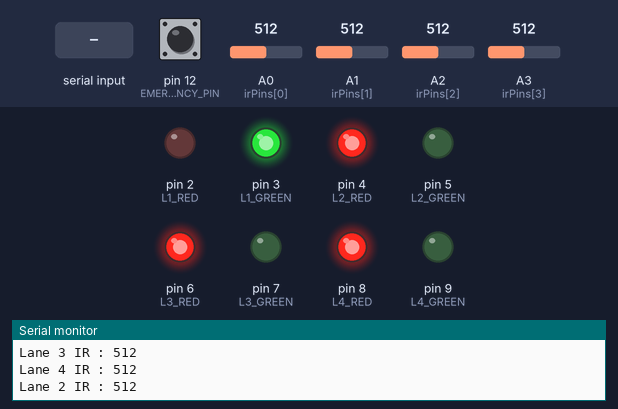
The sketch below on a simulated Arduino Nano, built with avr-gcc and run on an emulated ATmega328P. Shown: output pins drawn as LEDs (lit = HIGH), the last lines printed to the serial monitor. Inputs (shaded band) come from the test bench; at power-on: pin 12 (EMERGENCY_PIN) HIGH, A0 (irPins[0]) = 512, A1 (irPins[1]) = 512, A2 (irPins[2]) = 512, A3 (irPins[3]) = 512. The modem accepts every AT command (registered, SIM ready, sends succeed) and sends nothing else.

Above: at 1.2 s.
1.3 s: pin 12 (EMERGENCY_PIN) pulled LOW for 0.15 s
At 2.4 s:
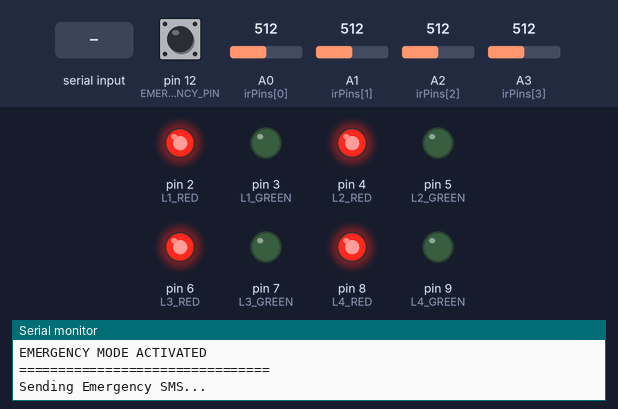
2.9 s: "90,45\n" received over the second serial link
5.9 s: "4\n" received over the second serial link
7.4 s: "90,45,200,10\n" received over the second serial link
At 24.7 s:
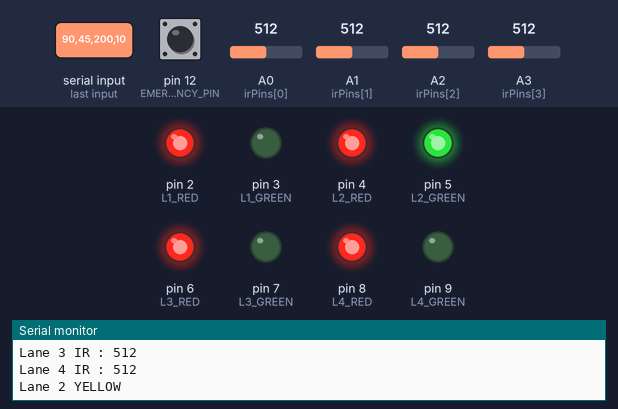
Timing chart, 0 to 25.6 s (numbered marks = the images above; inputs shaded):
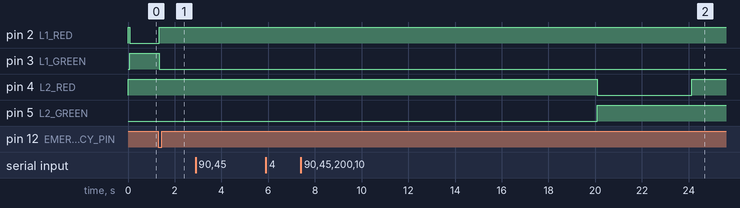

The sketch:

SmartTrafficSystem.ino
```cpp
/*
=========================================================
AI SMART TRAFFIC MANAGEMENT SYSTEM
Version 3
---------------------------------------------------------
Python (TomTom API)
        │
USB Serial
        │
Arduino Nano
        │
Traffic Lights
        │
IR Sensors
        │
SIM900A GSM
        │
Emergency Override
=========================================================
*/

#include <SoftwareSerial.h>

//======================================================
// GSM MODULE
//======================================================

SoftwareSerial gsm(10,11);      // RX,TX

//======================================================
// TRAFFIC LIGHT PINS
//======================================================

// Lane 1
#define L1_RED      2
#define L1_GREEN    3

// Lane 2
#define L2_RED      4
#define L2_GREEN    5

// Lane 3
#define L3_RED      6
#define L3_GREEN    7

// Lane 4
#define L4_RED      8
#define L4_GREEN    9

//======================================================
// IR SENSOR PINS
//======================================================

const int irPins[4] =
{
  A0,
  A1,
  A2,
  A3
};

//======================================================
// EMERGENCY BUTTON
//======================================================

#define EMERGENCY_PIN 12

//======================================================
// SETTINGS
//======================================================

#define THRESHOLD 150

const unsigned long smsDelay = 5000;

//======================================================
// VARIABLES
//======================================================

// Traffic congestion received from Python
int congestion[4] =
{
  3,
  3,
  3,
  3
};

// Current green lane
bool laneGreen[4] =
{
  false,
  false,
  false,
  false
};

// SMS Lock
bool smsLock[4] =
{
  false,
  false,
  false,
  false
};

// SMS timer
unsigned long smsTimer[4] =
{
  0,
  0,
  0,
  0
};

// SMS Queue
bool smsPending = false;
int smsLane = 0;

// GSM Busy
bool gsmBusy = false;

// Emergency Mode
bool emergencyMode = false;

//======================================================
// SETUP
//======================================================

void setup()
{

  Serial.begin(9600);

  gsm.begin(9600);

  // Lane 1
  pinMode(L1_RED,OUTPUT);
  pinMode(L1_GREEN,OUTPUT);

  // Lane 2
  pinMode(L2_RED,OUTPUT);
  pinMode(L2_GREEN,OUTPUT);

  // Lane 3
  pinMode(L3_RED,OUTPUT);
  pinMode(L3_GREEN,OUTPUT);

  // Lane 4
  pinMode(L4_RED,OUTPUT);
  pinMode(L4_GREEN,OUTPUT);

  // IR Sensors
  for(int i=0;i<4;i++)
  {
    pinMode(irPins[i],INPUT);
  }

  // Emergency Button
  pinMode(EMERGENCY_PIN,INPUT_PULLUP);

  allRed();

  Serial.println("======================================");
  Serial.println("AI SMART TRAFFIC MANAGEMENT SYSTEM");
  Serial.println("Version 3");
  Serial.println("======================================");
}
//======================================================
// MAIN LOOP
//======================================================

void loop()
{
    // Check emergency button first
    checkEmergency();

    if(emergencyMode)
    {
        allRed();
        delay(100);
        return;
    }

    // Receive congestion values from Python
    receiveSerial();

    // Run all lanes
    runLane(1, greenTime(congestion[0]));
    runLane(2, greenTime(congestion[1]));
    runLane(3, greenTime(congestion[2]));
    runLane(4, greenTime(congestion[3]));
}

//======================================================
// RECEIVE SERIAL DATA
// Python sends:
// 2,5,7,4
//======================================================

void receiveSerial()
{
    if(Serial.available())
    {
        String data = Serial.readStringUntil('\n');

        if(sscanf(data.c_str(),
                  "%d,%d,%d,%d",
                  &congestion[0],
                  &congestion[1],
                  &congestion[2],
                  &congestion[3]) == 4)
        {
            Serial.println("--------------------------------");

            Serial.println("Traffic Data Received");

            Serial.print("Lane 1 : ");
            Serial.println(congestion[0]);

            Serial.print("Lane 2 : ");
            Serial.println(congestion[1]);

            Serial.print("Lane 3 : ");
            Serial.println(congestion[2]);

            Serial.print("Lane 4 : ");
            Serial.println(congestion[3]);
        }
    }
}

//======================================================
// CONGESTION TO GREEN TIME
// Level 1 → 3 sec
// Level 9 → 10 sec
//======================================================

int greenTime(int level)
{
    level = constrain(level,1,9);

    return map(level,1,9,3,10);
}

//======================================================
// ALL RED SIGNAL
//======================================================

void allRed()
{
    digitalWrite(L1_RED,HIGH);
    digitalWrite(L1_GREEN,LOW);

    digitalWrite(L2_RED,HIGH);
    digitalWrite(L2_GREEN,LOW);

    digitalWrite(L3_RED,HIGH);
    digitalWrite(L3_GREEN,LOW);

    digitalWrite(L4_RED,HIGH);
    digitalWrite(L4_GREEN,LOW);

    laneGreen[0]=false;
    laneGreen[1]=false;
    laneGreen[2]=false;
    laneGreen[3]=false;
}
//======================================================
// RUN SELECTED LANE
//======================================================

void runLane(int lane, int seconds)
{
    allRed();

    switch (lane)
    {
        case 1:
            digitalWrite(L1_RED, LOW);
            digitalWrite(L1_GREEN, HIGH);
            laneGreen[0] = true;
            break;

        case 2:
            digitalWrite(L2_RED, LOW);
            digitalWrite(L2_GREEN, HIGH);
            laneGreen[1] = true;
            break;

        case 3:
            digitalWrite(L3_RED, LOW);
            digitalWrite(L3_GREEN, HIGH);
            laneGreen[2] = true;
            break;

        case 4:
            digitalWrite(L4_RED, LOW);
            digitalWrite(L4_GREEN, HIGH);
            laneGreen[3] = true;
            break;
    }

    Serial.print("Lane ");
    Serial.print(lane);
    Serial.println(" GREEN");

    unsigned long startTime = millis();

    while (millis() - startTime < (unsigned long)seconds * 1000)
    {
        // Check emergency during green time
        checkEmergency();

        if (emergencyMode)
        {
            allRed();
            return;
        }

        // Check IR sensors
        checkViolations();

        delay(50);
    }

    // Yellow Signal
    yellowSignal(lane);

    // Send pending SMS after lane completes
    if (smsPending && !gsmBusy)
    {
        gsmBusy = true;

        sendSMS(smsLane);

        smsPending = false;
        smsLane = 0;

        gsmBusy = false;
    }
}

//======================================================
// YELLOW SIGNAL
//======================================================

void yellowSignal(int lane)
{
    switch (lane)
    {
        case 1:
            digitalWrite(L1_RED, HIGH);
            digitalWrite(L1_GREEN, HIGH);
            break;

        case 2:
            digitalWrite(L2_RED, HIGH);
            digitalWrite(L2_GREEN, HIGH);
            break;

        case 3:
            digitalWrite(L3_RED, HIGH);
            digitalWrite(L3_GREEN, HIGH);
            break;

        case 4:
            digitalWrite(L4_RED, HIGH);
            digitalWrite(L4_GREEN, HIGH);
            break;
    }

    Serial.print("Lane ");
    Serial.print(lane);
    Serial.println(" YELLOW");

    delay(2000);

    allRed();
}
//======================================================
// CHECK RED SIGNAL VIOLATIONS
//======================================================

void checkViolations()
{
    int sensorValue;

    for (int i = 0; i < 4; i++)
    {
        // Ignore the current GREEN lane
        if (laneGreen[i])
            continue;

        sensorValue = analogRead(irPins[i]);

        Serial.print("Lane ");
        Serial.print(i + 1);
        Serial.print(" IR : ");
        Serial.println(sensorValue);

        // Vehicle detected on RED signal
        if (sensorValue > THRESHOLD)
        {
            if (!smsLock[i] && !smsPending)
            {
                Serial.print("Violation at Lane ");
                Serial.println(i + 1);

                // Inform Python
                Serial.print("VIOLATION,");
                Serial.println(i + 1);

                // Queue SMS
                smsPending = true;
                smsLane = i + 1;

                smsLock[i] = true;
                smsTimer[i] = millis();
            }
        }
        else
        {
            // Vehicle moved away
            smsLock[i] = false;
        }

        // Safety unlock after timeout
        if (smsLock[i] && millis() - smsTimer[i] > smsDelay)
        {
            smsLock[i] = false;
        }
    }
}
//======================================================
// SEND SMS
//======================================================

void sendSMS(int lane)
{
    while (gsm.available()) gsm.read();

    gsm.println("AT");
    delay(1000);

    gsm.println("AT+CMGF=1");
    delay(1000);

    gsm.println("AT+CMGS=\"+918523032446\"");
    delay(1000);

    // Wait for '>' prompt
    while (gsm.available())
    {
        char c = gsm.read();
        Serial.write(c);
    }

    // Send message immediately
    gsm.print("AI SMART TRAFFIC SYSTEM\r\n");
    gsm.print("RED SIGNAL VIOLATION\r\n");
    gsm.print("Lane: ");
    gsm.println(lane);
    gsm.print("Location: Shilparamam Junction\r\n");
    gsm.print("Vehicle crossed RED signal.\r\n");

    delay(500);

    // Ctrl+Z
    gsm.write(26);

    // Wait for modem response
    unsigned long start = millis();
    while (millis() - start < 15000)
    {
        while (gsm.available())
        {
            Serial.write(gsm.read());
        }
    }
}
//======================================================
// CHECK EMERGENCY BUTTON
//======================================================

void checkEmergency()
{
    if (digitalRead(EMERGENCY_PIN) == LOW)
    {
        if (!emergencyMode)
        {
            emergencyMode = true;

            allRed();

            Serial.println("================================");
            Serial.println("EMERGENCY MODE ACTIVATED");
            Serial.println("================================");

            sendEmergencySMS();
        }
    }
    else
    {
        emergencyMode = false;
    }
}
//======================================================
// EMERGENCY SMS
//======================================================

//======================================================
// SEND EMERGENCY SMS
//======================================================

void sendEmergencySMS()
{
    Serial.println("Sending Emergency SMS...");

    // Clear GSM buffer
    while (gsm.available())
        gsm.read();

    // Check GSM
    gsm.println("AT");
    delay(1000);

    while (gsm.available())
        Serial.write(gsm.read());

    // Text mode
    gsm.println("AT+CMGF=1");
    delay(1000);

    while (gsm.available())
        Serial.write(gsm.read());

    // Recipient
    gsm.println("AT+CMGS=\"+918523032446\"");
    delay(1000);

    // Wait for '>' prompt
    while (gsm.available())
    {
        char c = gsm.read();
        Serial.write(c);
    }

    // Message
    gsm.println("AI SMART TRAFFIC SYSTEM");
    gsm.println("EMERGENCY ALERT");
    gsm.println("All Traffic Signals RED");
    gsm.println("Location: Shilparamam Junction");
    gsm.println("Emergency Override Activated");

    delay(500);

    // Send SMS (Ctrl+Z)
    gsm.write(26);

    Serial.println("Waiting for GSM Response...");

    unsigned long start = millis();

    while (millis() - start < 15000)
    {
        while (gsm.available())
        {
            Serial.write(gsm.read());
        }
    }

    Serial.println("EMERGENCY_SMS_SENT");
}
```

Measured:
- after the input at 1.3 s, pin 2 (L1_RED): LOW → HIGH at once; pin 3 (L1_GREEN): HIGH → LOW at once
